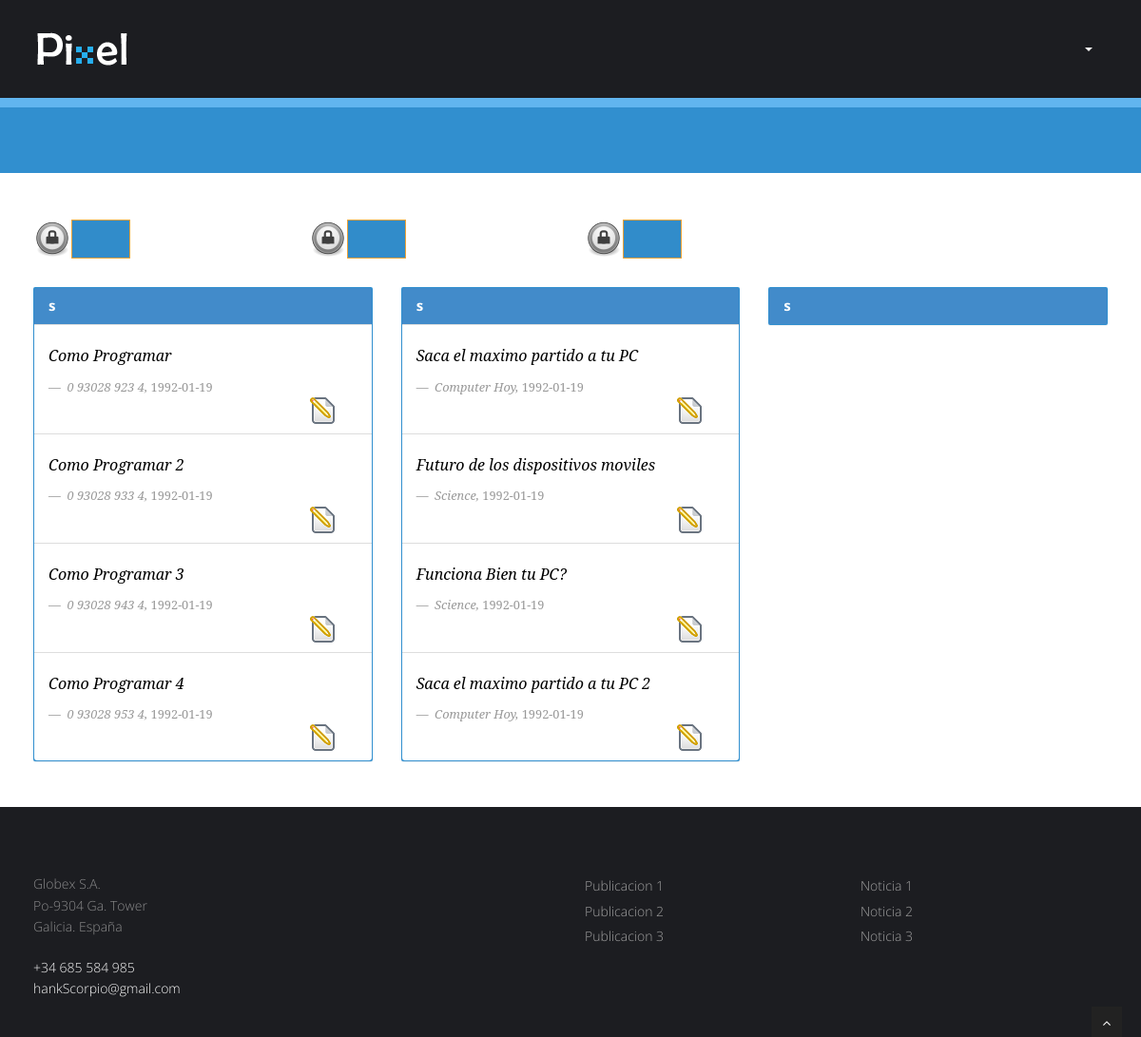
The app's page /Controladores/Privada/C_PublicacionesP.php (signed in), older data.
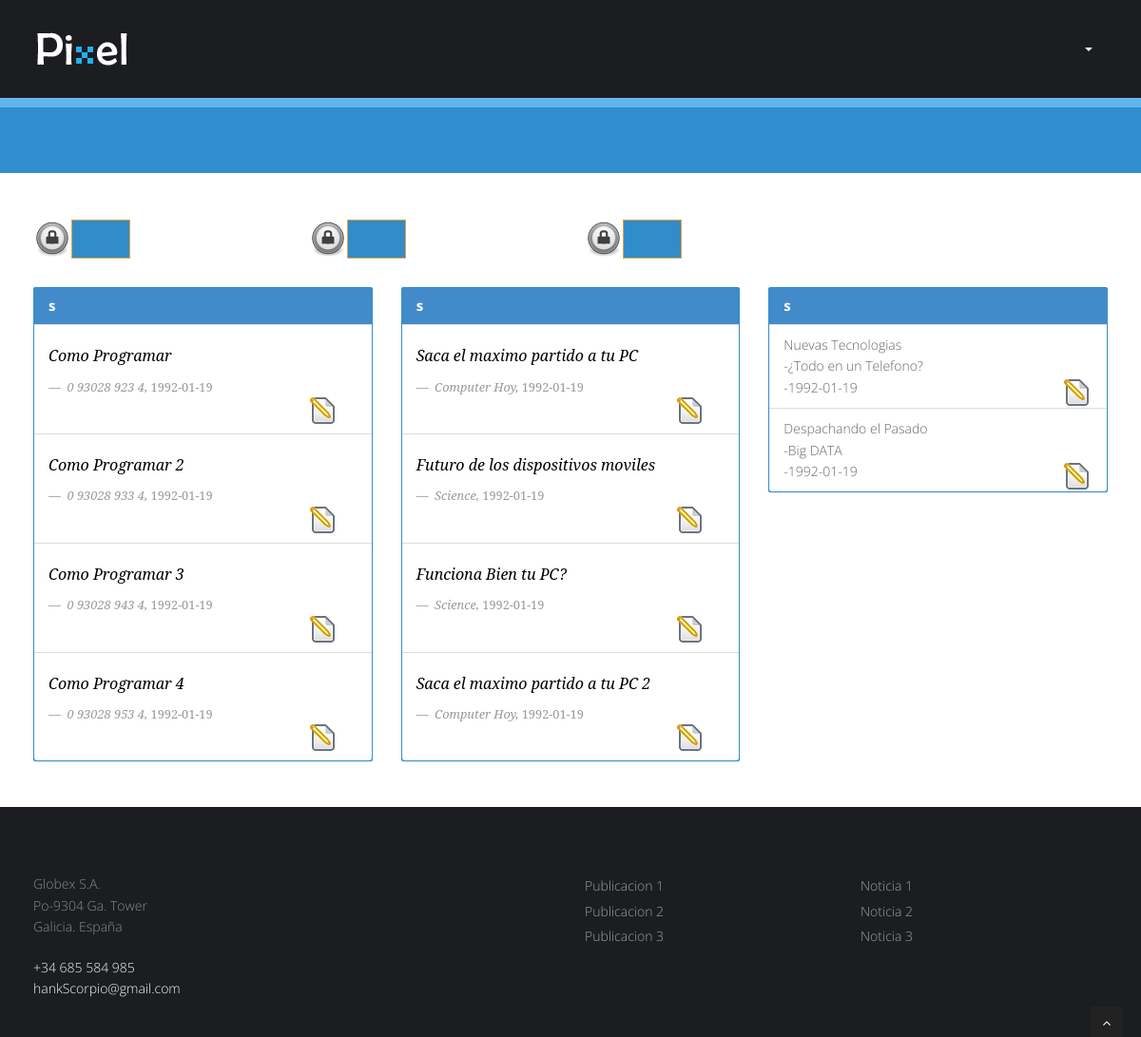
The same page, newer data.
### tables this page shows
CREATE TABLE IF NOT EXISTS `S_LIBROS` (
  `Titulo_Libro` varchar(200) NOT NULL,
  `ISBN` varchar(20) NOT NULL,
  `Fecha_Libro` date NOT NULL,
  `Pais_Libro` varchar(100) NOT NULL
);

CREATE TABLE IF NOT EXISTS `S_ARTICULO` (
  `ISSN_Revista` char(20) NOT NULL,
  `Nombre_Revista` varchar(200) NOT NULL,
  `Titulo_Articulo` varchar(500) NOT NULL,
  `Anotaciones_Articulo` text,
  `IDArticulo` varchar(10) NOT NULL,
  `Fecha_Articulo` date NOT NULL
);

CREATE TABLE IF NOT EXISTS `S_CONFERENCIAS` (
  `Nombre_Conferencia` varchar(50) NOT NULL,
  `Charla_Conferencia` varchar(500) NOT NULL,
  `Fecha_Conferencia` date NOT NULL,
  `IDConferencia` varchar(10) NOT NULL
);

### Controladores/Privada/C_PublicacionesP.php (called while the page is built, shortened)
<?php
$Raiz = explode('/',$_SERVER['PHP_SELF'])[count(explode('/',$_SERVER['PHP_SELF']))-4];
function getRuta()
{
	global $Raiz;
	$RutaArray = explode('/',$_SERVER['PHP_SELF']);
	$toret = "";
	for ($i =(count($RutaArray)-2);$i > 0; $i = $i -1)
	{
		if ($RutaArray[$i] == $Raiz)
			break;
		else
			$toret = $toret."../";
	}
	return $toret;
}
$RutaRelativaControlador = getRuta();
include_once $RutaRelativaControlador.'Comun/ArchivoComun.php';
$PagID = $identificadoresPrivados["Publicaciones"];
include_once $vistas[$PagID];
?>

### Comun/ArchivoComun.php (called while the page is built, shortened)
<?php
$identificadores = array(
'Home' => 'H',
'Miembros' => 'M',
'Prensa'=> 'P',
'Transferencias'=> 'T',
'Colaboraciones'=> 'C',
'Docencia'=> 'D',
'Publicaciones' => 'Pu',
'Actividades' => 'A',
'Login' => 'L'
);
$identificadoresPrivados = array(
'Home' => 'HP',
'Miembros' => 'MP',
'AMiembros' => 'AMP',
'MMiembros' => 'MMP',
'DMiembros' => 'DMP',
'Prensa'=> 'PP',
'APrensa'=> 'APP',
'MPrensa'=> 'MPP',
'DPrensa' => 'DPP',
'Transferencias'=> 'TP',
'ATransferencias'=> 'ATP',
'MTransferencias'=> 'MTP',
'DTransferencias'=> 'DTP',
'Colaboraciones'=> 'CP',
'AColaboraciones'=> 'ACP',
'MColaboraciones'=> 'MCP',
'DColaboraciones'=> 'DCP',
'Publicaciones'=> 'PuP',
'APublicaciones'=> 'APuP',
'MPublicaciones'=> 'MPuP',
'DPublicaciones'=> 'DPuP',
'Docencia'=> 'DP',
'ADocencia'=> 'ADP',
'MDocencia'=> 'MDP',
'DDocencia'=> 'DDP',
'Actividades'=> 'AP',
'AActividades'=> 'AAP',
'MActividades'=> 'MAP',
'DActividades'=> 'DAP',
'Administracion'=> 'G',
'ERRORPERM' => 'ERRORPERM'
);
$MenuPrincipalPrivados = array(
'Home' => $identificadoresPrivados['Home'],
'Miembros' => $identificadoresPrivados['Miembros'],
'Prensa'=> $identificadoresPrivados['Prensa'],
'Transferencias'=> $identificadoresPrivados['Transferencias'],
'Colaboraciones'=> $identificadoresPrivados['Colaboraciones'],
'Docencia'=> $identificadoresPrivados['Docencia'],
'Publicaciones'=> $identificadoresPrivados['Publicaciones'],
'Actividades'=> $identificadoresPrivados['Actividades'],
'Administracion'=> $identificadoresPrivados['Administracion']
);
?>

### GESTAPP/Clases/BaseDatosControl.php (called while the page is built, shortened)
<?php
Class BaseDatosControl
{
	public $conexionBD;
	function __construct()
	{
		$this->conexionBD = new mysqli('localhost','gC', 'gC','ET3gC');
	}
	function OperacionGenericaBD($var,$Error = "1")
	{
		if (!$resultado = $this->conexionBD->query($var))
		{
			if (isset($_COOKIE["TEST"]))
			{
				echo '<br><b>Warning</b>: '.$this->conexionBD->error.' in <b>/BaseDatosControl.php</b> on line <b>36</b><br>';
				exit();
			}
			else
			{
				throw new Exception($Error . "=>". $var . "<br>Error: " . $this->conexionBD->error . "");
			}
		}
		return $resultado;
	}
}
?>

### Clases/TablaBD.php (called while the page is built, shortened)
<?php
include_once $RutaRelativaControlador.'GESTAPP/Clases/BaseDatosControl.php';
Class TablaBD
{
	public $nombreTabla = "";
	function __construct($n,$arrayCampos,$arrayClaves)
	{
		$this->nombreTabla = $n;
	}
	public function ListadoRegistros($opciones)
	{
		$BD = new BaseDatosControl();
		return $BD->OperacionGenericaBD("Select * from ".$this->nombreTabla." ". $opciones);
	}
}
?>

### Vistas/Privadas/V_PublicacionesP.php (the view, shortened to what the changed rows need)
<?php
Class PublicacionesPrivada
{
function DisplayContent($idioma,$Lib,$Art,$Conf)
{
	global $RutaRelativaControlador;
?>
	<section id="content">
	<div class="container">
					  <div class="row">
            <div class="col-md-4">
              <div class="panel panel-primary">
				<ul class="list-group">
				<?php
					foreach($Lib as $e)
					{
						echo '<li class="list-group-item">
						<blockquote>
							<p>
									'.$e["Titulo_Libro"].'
							</p> <small> '.$e["ISBN"].', <cite>'.$e["Fecha_Libro"].'</cite></small>
							<img style="display:inline" onClick="document.getElementById(\''.$e["ISBN"].'L\').submit();" src="'.$RutaRelativaControlador.'img/editar.png"
							class="img-responsive pull-right"></img>
						</blockquote>
						</li>
						';
					}
				?>
				  </ul>
              </div>
            </div>
			<div class="col-md-4">
              <div class="panel panel-primary">
				<ul class="list-group">
					<?php
					foreach($Art as $e)
					{
						echo '<li class="list-group-item">
						<blockquote>
							<p>
									'.$e["Titulo_Articulo"].'
							</p> <small> '.$e["Nombre_Revista"].', <cite>'.$e["Fecha_Articulo"].'</cite></small>
							<img style="display:inline" onClick="document.getElementById(\''.$e["IDArticulo"].'A\').submit();" src="'.$RutaRelativaControlador.'img/editar.png"
							class="img-responsive pull-right"></img>
						</blockquote>
						</li>
						';
					}
				?>
				  </ul>
              </div>
            </div>
			<div class="col-md-4">
              <div class="panel panel-primary">
				<ul class="list-group">
					<?php
					foreach($Conf as $e)
					{
						echo '<li class="list-group-item">'.$e["Nombre_Conferencia"].'<br>-'.$e["Charla_Conferencia"].'<br>-'.$e["Fecha_Conferencia"].'
						<img style="display:inline" onClick="document.getElementById(\''.$e["IDConferencia"].'C\').submit();" src="'.$RutaRelativaControlador.'img/editar.png"
							class="img-responsive pull-right"></img>
						</li>';
					}
				?>
				  </ul>
              </div>
            </div>
          </div>
	</div>
	</section>
<?php
}
}
	$a = array();
	$b = array();
	$c = array();
	try
	{
		$consulta = $_TABLALIBROS->ListadoRegistros("");
		for ($i = 0; $i < $consulta->num_rows ;$i++)
		{
			$a[] = $consulta->fetch_assoc();
		}
		$consulta = $_TABLAARTICULOS->ListadoRegistros("");
		for ($i = 0; $i < $consulta->num_rows ;$i++)
		{
			$b[] = $consulta->fetch_assoc();
		}
		$consulta = $_TABLACONFERENCIAS->ListadoRegistros("");
		for ($i = 0; $i < $consulta->num_rows ;$i++)
		{
			$c[] = $consulta->fetch_assoc();
		}
	}
	catch(Exception $e)
	{
		$errorRescrito = explode("=>",$e->getMessage());
		$_SESSION['error'] = 'CON ERR MIEMBROS'."=>".$errorRescrito[1];
	}
$princ_view = new PublicacionesPrivada();
include_once$RutaRelativaControlador.'Comun/CabeceraPriv.php';
$princ_view->DisplayContent($idioma,$a,$b,$c);
include_once$RutaRelativaControlador.'Comun/Pie.php';
?>

### Comun/CabeceraPriv.php (shortened to what the changed rows need)
<!DOCTYPE html>
<html lang="es">
<head>
<link href="<?php echo $RutaRelativaControlador?>css/bootstrap.min.css" rel="stylesheet" />
<link href="<?php echo $RutaRelativaControlador?>css/fancybox/jquery.fancybox.css" rel="stylesheet">
<link href="<?php echo $RutaRelativaControlador?>css/jcarousel.css" rel="stylesheet" />
<link href="<?php echo $RutaRelativaControlador?>css/flexslider.css" rel="stylesheet" />
<link href="<?php echo $RutaRelativaControlador?>css/style.css" rel="stylesheet" />
</head>
<body >
<div id="wrapper">
		<header>
        <div class="navbar navbar-default navbar-static-top">
            <div class="container">
                <div class="navbar-collapse collapse ">
                    <ul class="nav navbar-nav">
					<?php
						foreach ($MenuPrincipalPrivados as $k => $v)
						{
							if ($PagID == $v)
							{
								echo '<li class="active">
								<a href="'.$controladores[$v].'">'.$idioma['PagName'.$v].'</a>
								</li>';
							}
							else
							{
								echo '<li class="active">
								<a href="'.$controladores[$v].'">'.$idioma['PagName'.$v].'</a>
								</li>';
							}
						}
					?>
                    </ul>
                </div>
            </div>
        </div>
	</header>

Row changes from the older to the newer data that the page shows:
added s_conferencias: Nombre_Conferencia "Nuevas Tecnologias", Charla_Conferencia "¿Todo en un Telefono?", Fecha_Conferencia "1992-01-19"
added s_conferencias: Nombre_Conferencia "Despachando el Pasado", Charla_Conferencia "Big DATA", Fecha_Conferencia "1992-01-19"
